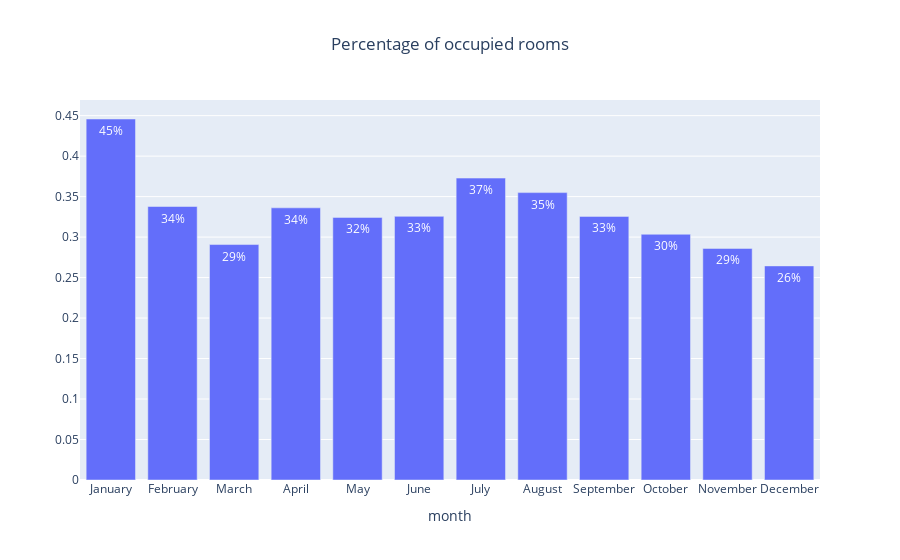

Notebook cell for this chart:
### Code cell
fig = ex.bar(counts[counts.available == 'f'], x='month', y='count', color='available', barmode='group',
             labels={"t": "Gender", "f": "Smokes"}, title='Percentage of occupied rooms', text_auto='.2p')

# specify x tick for better interpreting of the chart
months = ['January','February','March','April','May','June','July','August','September','October','November','December']
values = counts['month'].unique()
fig.update_layout(xaxis=dict(tickvals = values, ticktext = months), showlegend=False, title_x=0.5, yaxis_title='')
fig

### Figure 1 — Plotly figure (JSON) as saved in the notebook; plotly's stock layout.template omitted (floating-point values rounded to 4 significant figures)
{"data": [{"alignmentgroup": "True", "hovertemplate": "available=f<br>month=%{x}<br>count=%{y}<extra></extra>", "legendgroup": "f", "marker": {"color": "#636efa", "pattern": {"shape": ""}}, "name": "f", "offsetgroup": "f", "orientation": "v", "showlegend": true, "textposition": "auto", "texttemplate": "%{y:.2p}", "type": "bar", "x": [1, 2, 3, 4, 5, 6, 7, 8, 9, 10, 11, 12], "xaxis": "x", "y": [0.4459, 0.3378, 0.2908, 0.3362, 0.3243, 0.3256, 0.3729, 0.3549, 0.3256, 0.3035, 0.286, 0.2644], "yaxis": "y"}], "layout": {"barmode": "group", "legend": {"title": {"text": "available"}, "tracegroupgap": 0}, "showlegend": false, "title": {"text": "Percentage of occupied rooms", "x": 0.5}, "xaxis": {"anchor": "y", "domain": [0, 1], "ticktext": ["January", "February", "March", "April", "May", "June", "July", "August", "September", "October", "November", "December"], "tickvals": [1, 2, 3, 4, 5, 6, 7, 8, 9, 10, 11, 12], "title": {"text": "month"}}, "yaxis": {"anchor": "x", "domain": [0, 1], "title": {"text": ""}}}}
